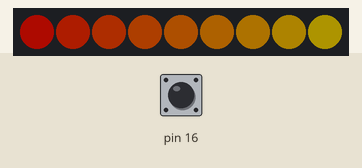
Recording of a sketch running on a simulated Arduino Uno, built with avr-gcc and run on an emulated ATmega328P. On the bench: 9 RGB LEDs in strip order, left to right. The test bench sets the inputs (shaded band); at power-on: pin 16 HIGH. Dim RGB values are drawn brighter than linear.

Above: at 0.16 s.
At 1.81 s:
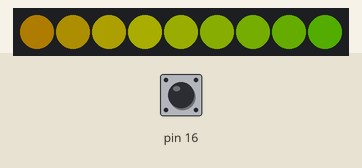
At 3.61 s:
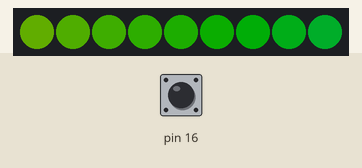
At 7.06 s:
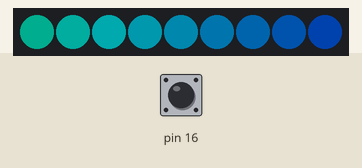
At 10.51 s:
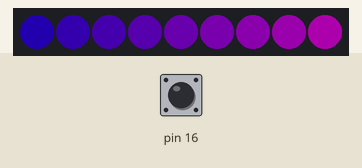
At 14.11 s:
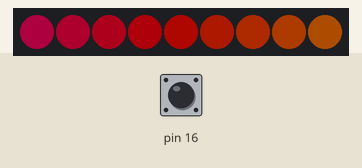

The sketch:

AnalogShootingstar.ino
```cpp
// (licence header left out)
#include <arduino.h>
#include "Adafruit_NeoPixel.h"
#define MAXLED 9                // プリント基板に実装しているWS2812C-2020の使用数
#define LedMaxLevel 50
#define tblMax LedMaxLevel*3*2
#define WAIT_TIMER 50
#define LedStep 5
#define CarNum 1    // n両目

const char tbl[300]={50,50,50,50,50,50,50,50,50,50,50,50,50,50,50,50,50,50,50,50,50,50,50,50,50,50,50,50,50,50,50,50,50,50,50,50,50,50,50,50,50,50,50,50,50,50,50,50,50,50,50,49,48,47,46,45,44,43,42,41,40,39,38,37,36,35,34,33,32,31,30,29,28,27,26,25,24,23,22,21,20,19,18,17,16,15,14,13,12,11,10,9,8,7,6,5,4,3,2,1,0,0,0,0,0,0,0,0,0,0,0,0,0,0,0,0,0,0,0,0,0,0,0,0,0,0,0,0,0,0,0,0,0,0,0,0,0,0,0,0,0,0,0,0,0,0,0,0,0,0,0,0,0,0,0,0,0,0,0,0,0,0,0,0,0,0,0,0,0,0,0,0,0,0,0,0,0,0,0,0,0,0,0,0,0,0,0,0,0,0,0,0,0,0,0,0,0,0,0,0,0,1,2,3,4,5,6,7,8,9,10,11,12,13,14,15,16,17,18,19,20,21,22,23,24,25,26,27,28,29,30,31,32,33,34,35,36,37,38,39,40,41,42,43,44,45,46,47,48,49,50,50,50,50,50,50,50,50,50,50,50,50,50,50,50,50,50,50,50,50,50,50,50,50,50,50,50,50,50,50,50,50,50,50,50,50,50,50,50,50,50,50,50,50,50,50,50,50,50,50};
const int StartTbl[7][3]={ {  0,  0,  0},     // 車両による点灯開始アドレステーブル
                            {  0,100,200},    // 1両目
                            { 50,150,250},    // 2両目
                            {100,200,  0},    // 3両目
                            {150,250, 50},    // 4両目
                            {200,  0,100},    // 5両目
                            {250, 50,200}};   // 6両目

Adafruit_NeoPixel pixels(MAXLED, PIN_A1, NEO_GRB + NEO_KHZ800);

unsigned long gTimer = 0;
char Rotate = 0;            // 色が変わる方向指定(右回り、左回り)

//各色のtbl[]に対するシフト量を計算 設計ノート参照
//tbl[]は一色分しかないので、シフトさせてRGBを再現
int rcnt = StartTbl[CarNum][0];
int bcnt = StartTbl[CarNum][1];
int gcnt = StartTbl[CarNum][2];

//int rcnt = 0;
//int bcnt = LedMaxLevel*2;
//int gcnt = bcnt*2;

void setup() {
  pixels.begin();

  pinMode(PIN_A2,INPUT_PULLUP); // SWのポートをpullupに設定
  if(digitalRead(PIN_A2)){  // sw 2側
    Rotate = 1;
  } else {                  // sw 1側
    Rotate = 0;
  }

  gTimer = millis();
}

void loop() {
  char ch = 0;
  int lrcnt = 0;
  int lgcnt = 0;
  int lbcnt = 0;

  if ( (millis() - gTimer) >= WAIT_TIMER){  // 時間管理
    gTimer = millis();

    //色の移り変わり処理(tbl[]はリングバッファとして使用するので最終まで来たら0に再設定する)
    rcnt++;
    if(rcnt>tblMax-1){
      rcnt = 0;
    }
    gcnt++;
    if(gcnt>tblMax-1){
      gcnt = 0;
    }
    bcnt++;
    if(bcnt>tblMax-1){
      bcnt = 0;
    }

    for(ch = 0; ch < 9 ; ch++){ // WS2812C-2010 9個分セット
      lrcnt = cal(rcnt,ch*LedStep);  // cn*n 次のchのtbl[]参照の飛び幅
      lgcnt = cal(gcnt,ch*LedStep);
      lbcnt = cal(bcnt,ch*LedStep);
      if(Rotate == 1 ){
        pixels.setPixelColor(ch, pixels.Color(tbl[lrcnt],tbl[lgcnt],tbl[lbcnt]));
      } else  {
        pixels.setPixelColor(8-ch, pixels.Color(tbl[lrcnt],tbl[lgcnt],tbl[lbcnt]));   // 8-ch にしたのは ch0からch1へ流れるようにしたかった為
      }
    }
    pixels.show();
  }
 }

//--------------------------------------------------------------------------------
// 各ポジションLED用tbl[]シフト量を計算
// tblMaxを超えたら0から再計算
//--------------------------------------------------------------------------------
int cal(int pos, int addpos){
  int lvar =0;

  lvar = pos + addpos;
  if(lvar >= tblMax){
    lvar = lvar - tblMax;
  }
  return lvar;
}
```

Measured:
- by itself, everything shown: repeats every 15.0 s, in 300 steps
